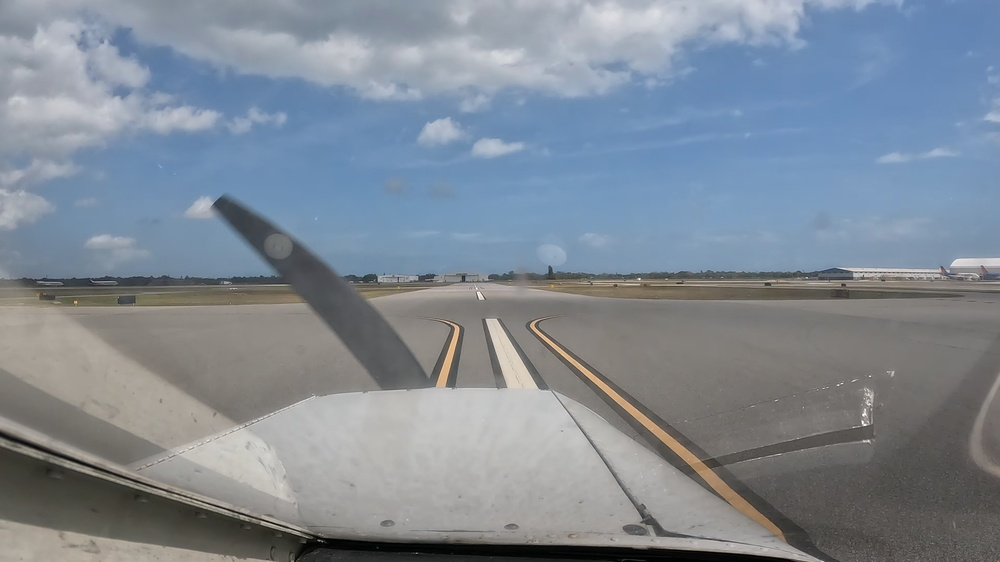
#> input picture data/Raw_Data/vidd_1/00005.jpg, 1000 x 562 px, shrunk from 3840 x 2160 before the run
$ python -i color.py   (imports and definitions only)
#> lines starting #> are read from the running program, lines starting #| are printed output that depends on the picture
#> further down, picture is the input picture: shape (562, 1000, 3); mean B, G, R 148.9, 138, 128.1
from __future__ import annotations

from pathlib import Path

import cv2
import numpy as np


def normalize_color_features(image: np.ndarray, save_path: str | Path | None = None) -> np.ndarray:
    hsv = cv2.cvtColor(image, cv2.COLOR_BGR2HSV)
#> hsv: shape (562, 1000, 3); mean H, S, V 64.1, 45.7, 153.2
    h, s, v = cv2.split(hsv)
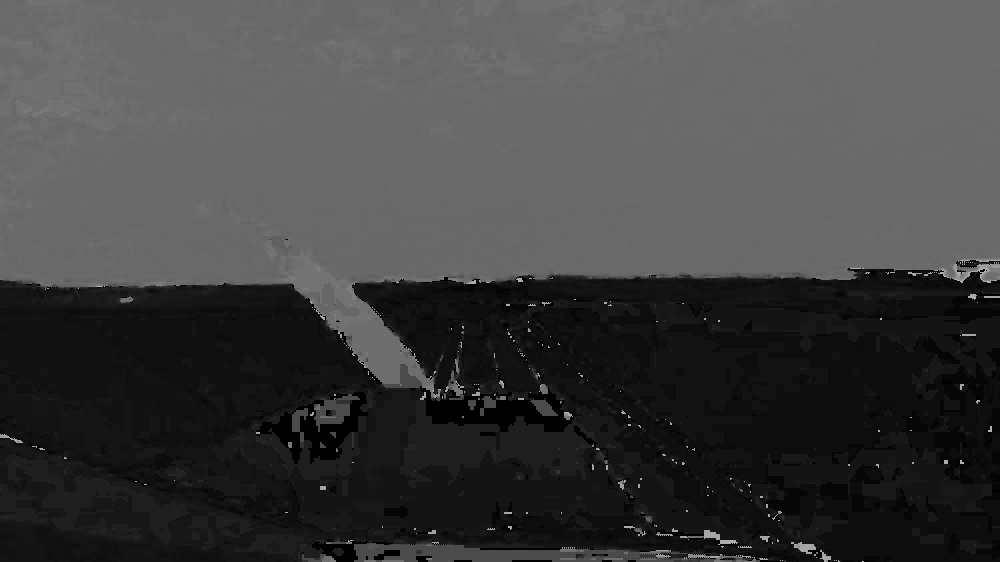
#> h: shape (562, 1000); min 0, max 179, mean 64.1
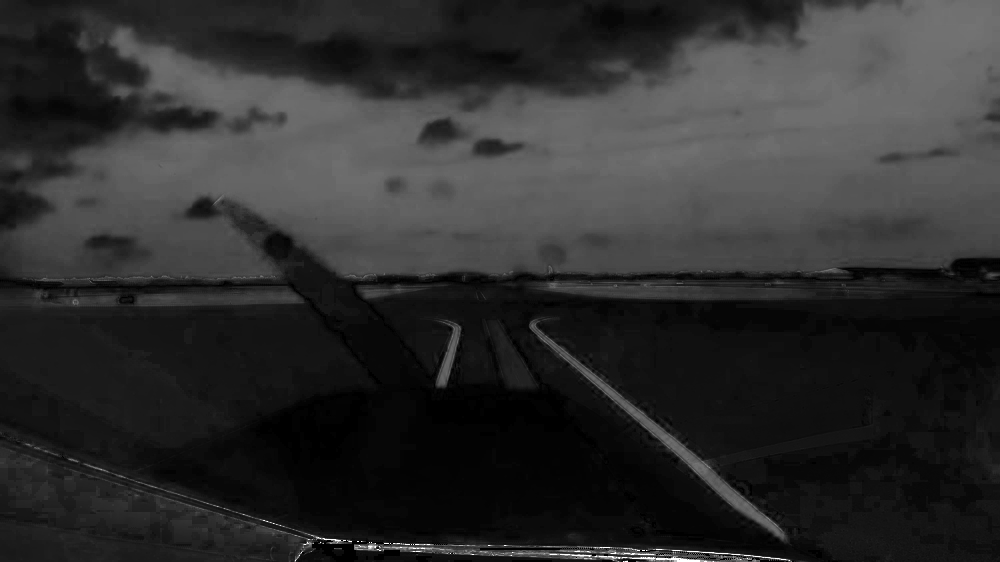
#> s: shape (562, 1000); min 0, max 255, mean 45.7
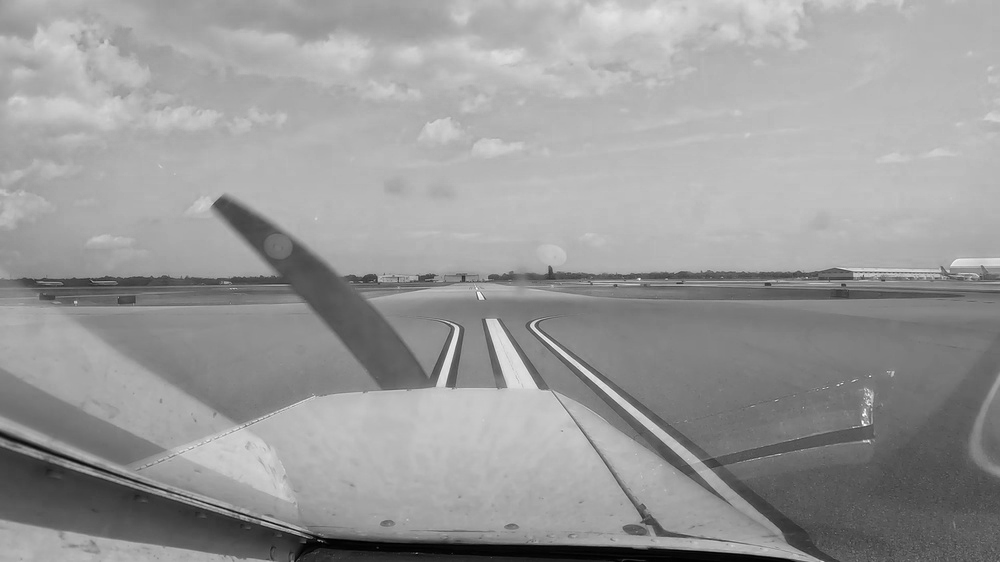
#> v: shape (562, 1000); min 0, max 255, mean 153.2
    h = cv2.normalize(h, None, 0, 255, cv2.NORM_MINMAX)
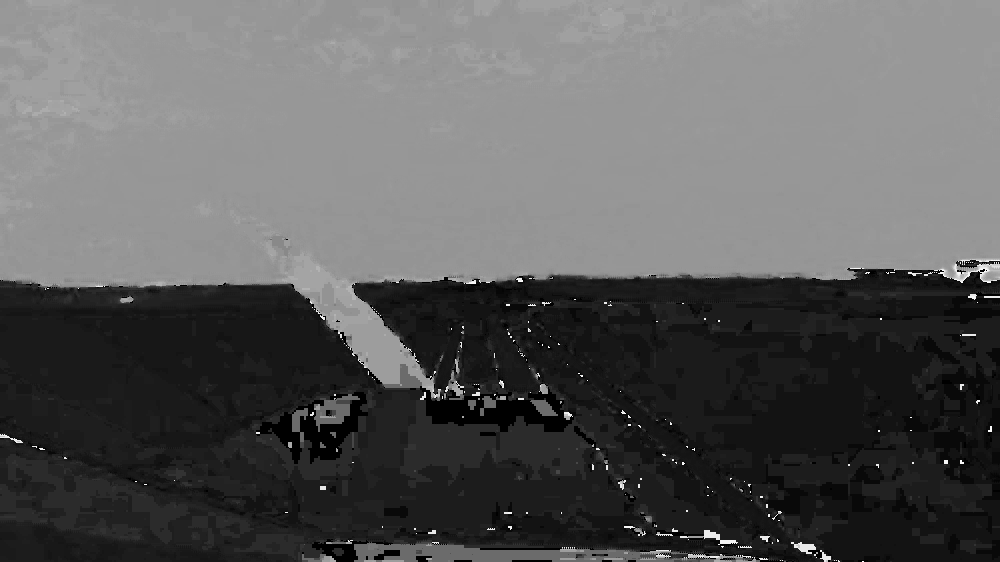
#> h: shape (562, 1000); min 0, max 255, mean 91.4
    s = cv2.normalize(s, None, 0, 255, cv2.NORM_MINMAX)
    v = cv2.normalize(v, None, 0, 255, cv2.NORM_MINMAX)
    color_features = np.stack((h, s, v), axis=-1)
#> color_features: shape (562, 1000, 3); mean H, S, V 91.4, 45.7, 153.2

    if save_path is not None:
        cv2.imwrite(str(save_path), color_features)

    return color_features

>>> import cv2
>>> picture = cv2.imread('../data/Raw_Data/vidd_1/00005.jpg')
>>> result = normalize_color_features(picture)

$ run again, on data/Raw_Data/vidd_1/00006.jpg
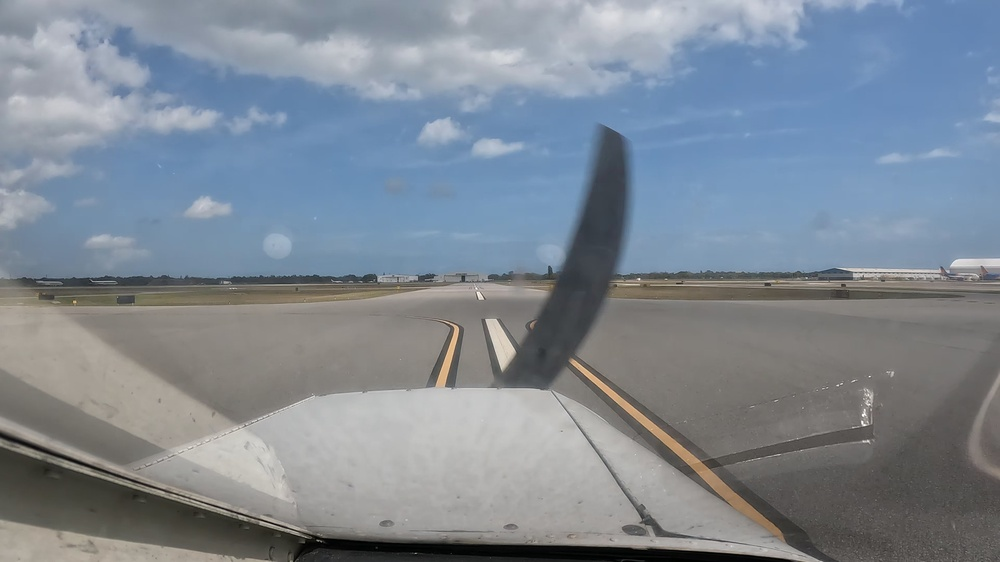
#> input picture data/Raw_Data/vidd_1/00006.jpg, 1000 x 562 px, shrunk from 3840 x 2160 before the run
#> picture is the input picture: shape (562, 1000, 3); mean B, G, R 147.9, 137, 127.2
#> hsv: shape (562, 1000, 3); mean H, S, V 64.2, 45.7, 152.2
#> in normalize_color_features, `h, s, v = cv2.split(hsv)`:
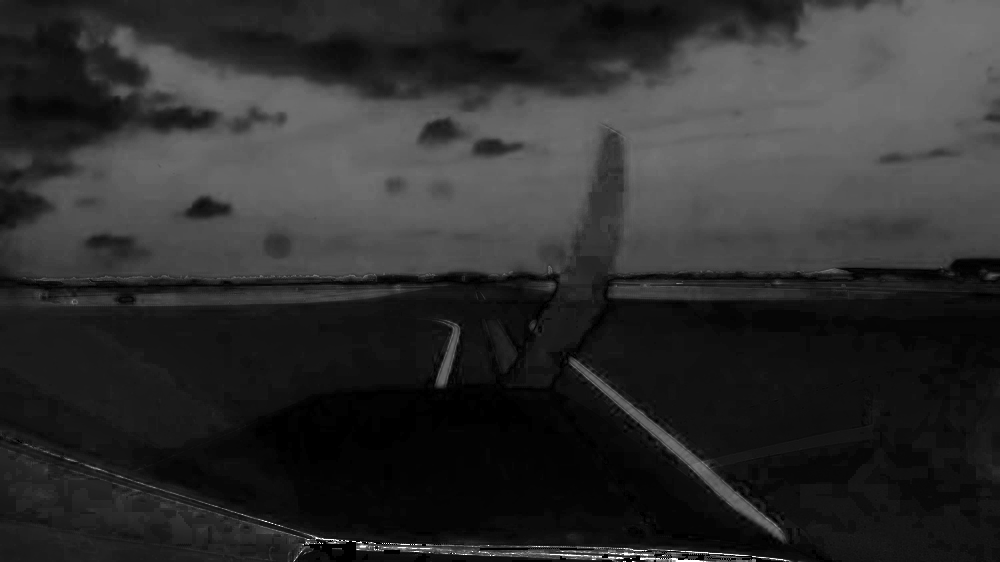
#> s: shape (562, 1000); min 0, max 255, mean 45.7
#> in normalize_color_features, `h = cv2.normalize(h, None, 0, 255, cv2.NORM_MINMAX)`:
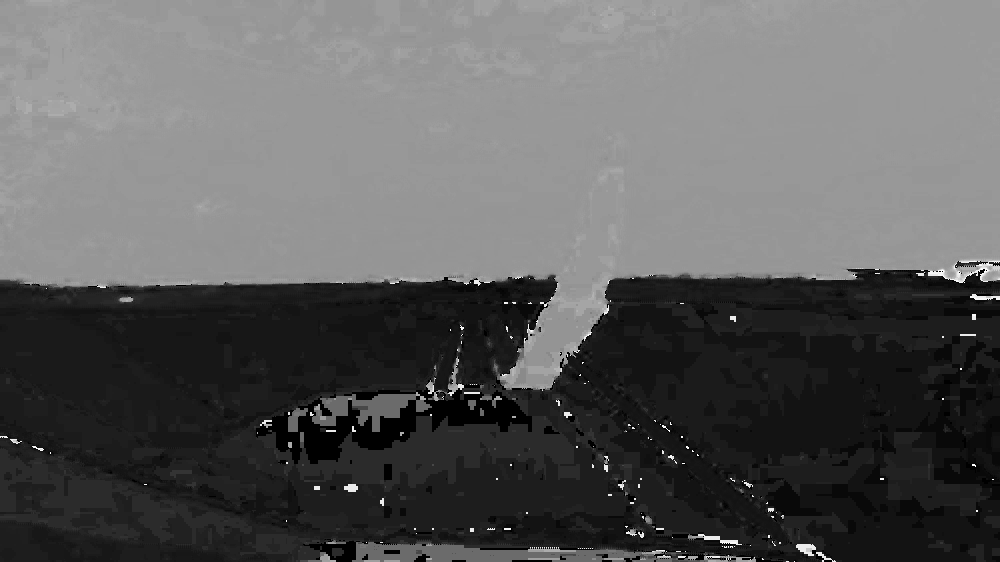
#> h: shape (562, 1000); min 0, max 255, mean 92
#> color_features: shape (562, 1000, 3); mean H, S, V 92, 45.7, 152.2
